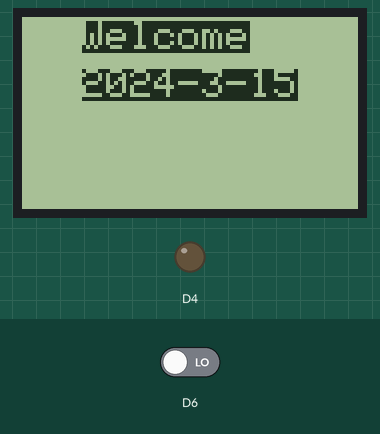
Simulated run of this sketch. Board: ESP8266 (NodeMCU). On the bench: 84×48 one-colour display, output pins drawn as LEDs (lit = HIGH). The inputs (shaded band) are chosen by the test bench; at power-on: D6 LOW. WiFi joins after 1.5 s; servers stay silent unless stated; network time is answered at once with the bench clock; the local clock reads 2024-03-15 10:24:30 at power-on unless the sketch sets it; what the sketch prints to the serial monitor is not drawn.

Above: at 3.8 s.
3.9 s: D6 driven HIGH
At 4.9 s:
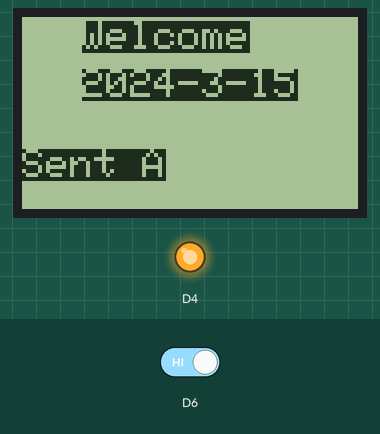
At 6.47 s:
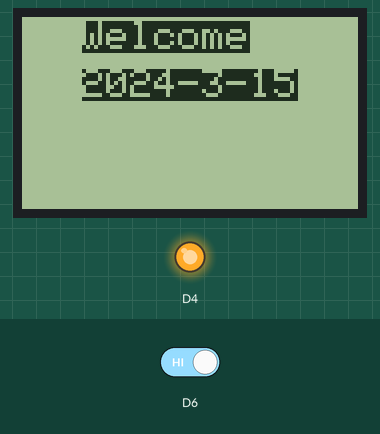
6.9 s: D6 driven LOW
Timing chart, 0 to 9.9 s (numbered marks = the images above; inputs shaded):
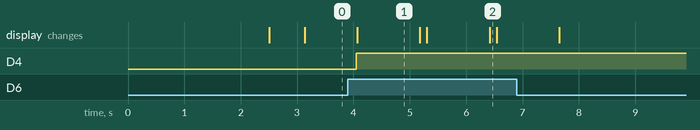

The sketch:

project.ino
```cpp
#include <ESP8266WiFi.h>                                                    // esp8266 library
#include <FirebaseArduino.h>                                                // firebase library
#include <NTPClient.h>
#include <WiFiUdp.h>

//Display
#include <SPI.h>
#include <Adafruit_GFX.h>
#include <Adafruit_PCD8544.h>
/* Declare LCD object for SPI
 Adafruit_PCD8544(CLK,DIN,D/C,CE,RST);*/
Adafruit_PCD8544 display = Adafruit_PCD8544(14, 13, 5, 15, 4); /*D5, D7, D1, D8, D6 */
int contrastValue = 60; /* Default Contrast Value */

#define FIREBASE_HOST "test3-374f2-default-rtdb.firebaseio.com"                          // the project name address from firebase id
#define FIREBASE_AUTH "rFdLiV0YWOTwKt8Wf06ZjLTpJHFBI7yVSNYhycCQ"            // the secret key generated from firebase

#define WIFI_SSID "Raja"                                             // input your home or public wifi name
#define WIFI_PASSWORD "rajesh123"
WiFiUDP ntpUDP;
NTPClient timeClient(ntpUDP, "pool.ntp.org");

//Week Days
String weekDays[7]={"Sunday", "Monday", "Tuesday", "Wednesday", "Thursday", "Friday", "Saturday"};

//Month names
String months[12]={"January", "February", "March", "April", "May", "June", "July", "August", "September", "October", "November", "December"};
void setup() {
  pinMode(D1, INPUT);
  pinMode(D6, INPUT);
  digitalWrite(D4, LOW);
  pinMode(D4, OUTPUT);
  String value;
  // put your setup code here, to run once:
  Serial.begin(9600);
  delay(1000);
  WiFi.begin(WIFI_SSID, WIFI_PASSWORD);                                     //try to connect with wifi
  Serial.print("Connecting to ");
  Serial.print(WIFI_SSID);
  while (WiFi.status() != WL_CONNECTED) {
    Serial.print(".");
    delay(500);
  }
  Serial.println();
  Serial.print("Connected to ");
  Serial.println(WIFI_SSID);
  Serial.print("IP Address is : ");
  Serial.println(WiFi.localIP());                                            //print local IP address
  Firebase.begin(FIREBASE_HOST, FIREBASE_AUTH);

  //Serial.println(String getString("II/ADC"));
   timeClient.begin();
   timeClient.setTimeOffset(19800); //19080

   //Display------
    display.begin();
  /* Change the contrast using the following API*/
  display.setContrast(contrastValue);
  /* Clear the buffer */
  display.clearDisplay();
  display.display();
  delay(100);
  /* Now let us display some text */
  display.setTextColor(WHITE, BLACK);
  display.setTextSize(1);
//  display.setCursor(15,1);
//  display.println("|ESP8266|");
  display.setCursor(15,13);
//  display.println("Welcome");
//  //display.setTextSize(1);
 //display.setTextColor(BLACK);
//  display.setCursor(22,25);
//  display.println("|Nokia|");
//  display.setCursor(25,37);
//  display.println("|5110|");
//  display.display();
  //delay(2000);
   //-------
}

void loop() {
  timeClient.update();
  unsigned long epochTime = timeClient.getEpochTime();
  int currentHour = timeClient.getHours();
   String weekDay = weekDays[timeClient.getDay()];
  Serial.print("Week Day: ");
  Serial.println(weekDay);
  Serial.print("Hour: ");
  Serial.println(currentHour);
  //Get a time structure
  struct tm *ptm = gmtime ((time_t *)&epochTime);

  int monthDay = ptm->tm_mday;

  int currentMonth = ptm->tm_mon+1;

  int currentYear = ptm->tm_year+1900;

  //Print complete date:
  String currentDate = String(currentYear) + "-" + String(currentMonth) + "-" + String(monthDay);
  Serial.print("Current date: ");
  Serial.println(currentDate);

  Serial.println("");
  //Serial.println
  // put your main code here, to run repeatedly:
  String path="/";
  FirebaseObject object= Firebase.get(path);

  String path2= "id1/II/"+weekDay+"/";
  FirebaseObject object_subject= Firebase.get(path2);
  String usnlist_path="usnlist/II/";
  Serial.println(usnlist_path);
  FirebaseObject object_usn= Firebase.get(usnlist_path);

  //String subject="id1/II/"+weekDay+"/"+currentHour;

  //Serial.println(subject);
  String Student= object_subject.getString(String(currentHour));
  Serial.println(Student);
  String date= "attendance/II/"+Student +"/" + currentDate;
  Serial.println(date);
  String value;
  String attendance="";
  for(int k=0; k<10; k++){
    display.clearDisplay();
    display.setCursor(15,1);
    display.println("Welcome");
    display.setCursor(15,13);
    display.println(currentDate);
    display.display();
    String usn_id = object_usn.getString(String(k+1));
    Serial.println(usn_id);
    String usn= attendance + usn_id;
    value=" ";
    //-----Display
  //display.setCursor(25,37);
  display.setCursor(22,25);
  display.println(usn_id);
  display.display();
    //-------
    String att;

    int button1=0;
  int button2=0;
  while(button1!=1 && button2!=1){
    button1=int(digitalRead(D1)); //default 0
  button2=int(digitalRead(D6)); //default 1
    delay(100);
    }
  if(button1==1){
    att="P";
  digitalWrite(D4, LOW);
  //Firebase.pushString("/II/ADC", "P");
  value="Sent P";
  Serial.println(value);
  display.println(value);
  display.display();
  delay(100);
  // turn the LED on (HIGH is the voltage level)
  delay(100);          // wait for a second
  }
  else if(button2==1){
    att="A";
  digitalWrite(D4, HIGH);
  //Firebase.pushString("/II/ADC", "A");
  value="Sent A";
  Serial.println(value);
  display.println(value);
  display.display();  // turn the LED off by making the voltage LOW
  delay(100);                       // wait for a second
}

    attendance= usn + "," +att+ ";";
    delay(1000);
  }

  Firebase.setString(date,attendance);

  Serial.println("Data updated "+attendance);

}
```

Measured:
- after the input at 3.9 s, D4: LOW → HIGH after 0.15 s; the display: changes after 0.16 s (image 1)
- what the display in image 1 shows lasts 1.1 s, from 4.1 s to 5.2 s
